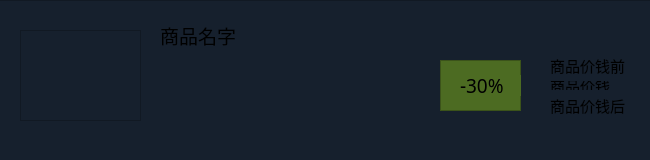
<?xml version="1.0" encoding="UTF-8"?>
<ui version="4.0">
 <class>projectPreview</class>
 <widget class="QWidget" name="projectPreview">
  <property name="geometry">
   <rect>
    <x>0</x>
    <y>0</y>
    <width>650</width>
    <height>160</height>
   </rect>
  </property>
  <property name="windowTitle">
   <string>Form</string>
  </property>
  <widget class="QFrame" name="frame_2">
   <property name="geometry">
    <rect>
     <x>-10</x>
     <y>0</y>
     <width>671</width>
     <height>161</height>
    </rect>
   </property>
   <property name="styleSheet">
    <string notr="true">background-color: rgb(22, 32, 45);</string>
   </property>
   <property name="frameShape">
    <enum>QFrame::StyledPanel</enum>
   </property>
   <property name="frameShadow">
    <enum>QFrame::Raised</enum>
   </property>
   <widget class="QFrame" name="discount_fra">
    <property name="geometry">
     <rect>
      <x>450</x>
      <y>60</y>
      <width>81</width>
      <height>51</height>
     </rect>
    </property>
    <property name="styleSheet">
     <string notr="true">background-color: rgb(76, 107, 34);</string>
    </property>
    <property name="frameShape">
     <enum>QFrame::StyledPanel</enum>
    </property>
    <property name="frameShadow">
     <enum>QFrame::Raised</enum>
    </property>
    <widget class="QLabel" name="discoutPrecent_lb">
     <property name="geometry">
      <rect>
       <x>20</x>
       <y>15</y>
       <width>61</width>
       <height>21</height>
      </rect>
     </property>
     <property name="font">
      <font>
       <family>阿里巴巴普惠体 M</family>
       <pointsize>14</pointsize>
      </font>
     </property>
     <property name="text">
      <string>-30%</string>
     </property>
    </widget>
   </widget>
   <widget class="QLabel" name="proName_lb">
    <property name="geometry">
     <rect>
      <x>170</x>
      <y>20</y>
      <width>261</width>
      <height>31</height>
     </rect>
    </property>
    <property name="font">
     <font>
      <family>阿里巴巴普惠体 M</family>
      <pointsize>14</pointsize>
     </font>
    </property>
    <property name="text">
     <string>商品名字</string>
    </property>
   </widget>
   <widget class="QFrame" name="proIcon">
    <property name="geometry">
     <rect>
      <x>30</x>
      <y>30</y>
      <width>121</width>
      <height>91</height>
     </rect>
    </property>
    <property name="frameShape">
     <enum>QFrame::StyledPanel</enum>
    </property>
    <property name="frameShadow">
     <enum>QFrame::Raised</enum>
    </property>
   </widget>
   <widget class="QLabel" name="noDiscountPrice_lb">
    <property name="geometry">
     <rect>
      <x>560</x>
      <y>70</y>
      <width>81</width>
      <height>31</height>
     </rect>
    </property>
    <property name="font">
     <font>
      <family>阿里巴巴普惠体 M</family>
      <pointsize>11</pointsize>
     </font>
    </property>
    <property name="text">
     <string>商品价钱</string>
    </property>
   </widget>
   <widget class="QLabel" name="discountPriceold_lb">
    <property name="geometry">
     <rect>
      <x>560</x>
      <y>50</y>
      <width>81</width>
      <height>31</height>
     </rect>
    </property>
    <property name="font">
     <font>
      <family>阿里巴巴普惠体 M</family>
      <pointsize>11</pointsize>
     </font>
    </property>
    <property name="text">
     <string>商品价钱前</string>
    </property>
   </widget>
   <widget class="QLabel" name="discountPricenew_lb">
    <property name="geometry">
     <rect>
      <x>560</x>
      <y>90</y>
      <width>81</width>
      <height>31</height>
     </rect>
    </property>
    <property name="font">
     <font>
      <family>阿里巴巴普惠体 M</family>
      <pointsize>11</pointsize>
     </font>
    </property>
    <property name="text">
     <string>商品价钱后</string>
    </property>
   </widget>
  </widget>
 </widget>
 <resources/>
 <connections/>
</ui>
